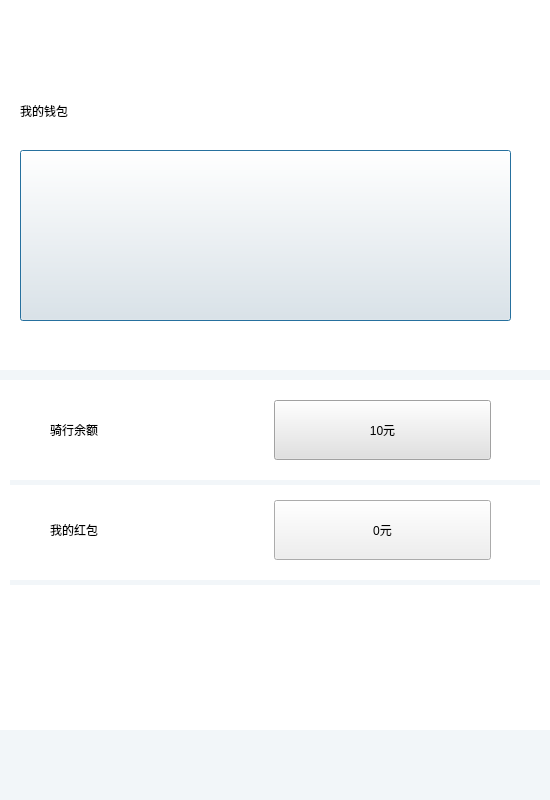
<?xml version="1.0" encoding="UTF-8"?>
<ui version="4.0">
 <class>MoneyDialog</class>
 <widget class="QDialog" name="MoneyDialog">
  <property name="geometry">
   <rect>
    <x>0</x>
    <y>0</y>
    <width>550</width>
    <height>800</height>
   </rect>
  </property>
  <property name="windowTitle">
   <string>我的钱包</string>
  </property>
  <widget class="QLabel" name="backgroundLabel">
   <property name="geometry">
    <rect>
     <x>0</x>
     <y>0</y>
     <width>550</width>
     <height>800</height>
    </rect>
   </property>
   <property name="styleSheet">
    <string notr="true">background-color: rgb(255, 255, 255);</string>
   </property>
   <property name="text">
    <string/>
   </property>
  </widget>
  <widget class="QLabel" name="label_2">
   <property name="geometry">
    <rect>
     <x>20</x>
     <y>90</y>
     <width>151</width>
     <height>41</height>
    </rect>
   </property>
   <property name="styleSheet">
    <string notr="true">font: 16pt &quot;黑体&quot;;</string>
   </property>
   <property name="text">
    <string>我的钱包</string>
   </property>
  </widget>
  <widget class="QPushButton" name="monthCardButton">
   <property name="geometry">
    <rect>
     <x>20</x>
     <y>150</y>
     <width>491</width>
     <height>171</height>
    </rect>
   </property>
   <property name="layoutDirection">
    <enum>Qt::LeftToRight</enum>
   </property>
   <property name="text">
    <string/>
   </property>
  </widget>
  <widget class="QLabel" name="label">
   <property name="geometry">
    <rect>
     <x>0</x>
     <y>370</y>
     <width>550</width>
     <height>10</height>
    </rect>
   </property>
   <property name="styleSheet">
    <string notr="true">background-color: rgb(242, 246, 249);</string>
   </property>
   <property name="text">
    <string/>
   </property>
  </widget>
  <widget class="QLabel" name="label_3">
   <property name="geometry">
    <rect>
     <x>10</x>
     <y>480</y>
     <width>530</width>
     <height>5</height>
    </rect>
   </property>
   <property name="styleSheet">
    <string notr="true">background-color: rgb(242, 246, 249);</string>
   </property>
   <property name="text">
    <string/>
   </property>
  </widget>
  <widget class="QWidget" name="horizontalLayoutWidget">
   <property name="geometry">
    <rect>
     <x>10</x>
     <y>390</y>
     <width>521</width>
     <height>80</height>
    </rect>
   </property>
   <layout class="QHBoxLayout" name="horizontalLayout">
    <item>
     <spacer name="horizontalSpacer">
      <property name="orientation">
       <enum>Qt::Horizontal</enum>
      </property>
      <property name="sizeType">
       <enum>QSizePolicy::Fixed</enum>
      </property>
      <property name="sizeHint" stdset="0">
       <size>
        <width>40</width>
        <height>20</height>
       </size>
      </property>
     </spacer>
    </item>
    <item>
     <widget class="QLabel" name="label_4">
      <property name="styleSheet">
       <string notr="true">font: 12pt &quot;黑体&quot;;</string>
      </property>
      <property name="text">
       <string>骑行余额</string>
      </property>
     </widget>
    </item>
    <item>
     <widget class="QPushButton" name="remainderButton">
      <property name="minimumSize">
       <size>
        <width>0</width>
        <height>60</height>
       </size>
      </property>
      <property name="styleSheet">
       <string notr="true">font: 11pt &quot;黑体&quot;;
background-color: rgb(225, 225, 225);</string>
      </property>
      <property name="text">
       <string>10元</string>
      </property>
     </widget>
    </item>
    <item>
     <spacer name="horizontalSpacer_3">
      <property name="orientation">
       <enum>Qt::Horizontal</enum>
      </property>
      <property name="sizeType">
       <enum>QSizePolicy::Fixed</enum>
      </property>
      <property name="sizeHint" stdset="0">
       <size>
        <width>40</width>
        <height>20</height>
       </size>
      </property>
     </spacer>
    </item>
   </layout>
  </widget>
  <widget class="QLabel" name="label_5">
   <property name="geometry">
    <rect>
     <x>0</x>
     <y>730</y>
     <width>550</width>
     <height>71</height>
    </rect>
   </property>
   <property name="styleSheet">
    <string notr="true">background-color: rgb(242, 246, 249);</string>
   </property>
   <property name="text">
    <string/>
   </property>
  </widget>
  <widget class="QLabel" name="label_6">
   <property name="geometry">
    <rect>
     <x>10</x>
     <y>580</y>
     <width>530</width>
     <height>5</height>
    </rect>
   </property>
   <property name="styleSheet">
    <string notr="true">background-color: rgb(242, 246, 249);</string>
   </property>
   <property name="text">
    <string/>
   </property>
  </widget>
  <widget class="QWidget" name="horizontalLayoutWidget_2">
   <property name="geometry">
    <rect>
     <x>10</x>
     <y>490</y>
     <width>521</width>
     <height>80</height>
    </rect>
   </property>
   <layout class="QHBoxLayout" name="horizontalLayout_2">
    <item>
     <spacer name="horizontalSpacer_2">
      <property name="orientation">
       <enum>Qt::Horizontal</enum>
      </property>
      <property name="sizeType">
       <enum>QSizePolicy::Fixed</enum>
      </property>
      <property name="sizeHint" stdset="0">
       <size>
        <width>40</width>
        <height>20</height>
       </size>
      </property>
     </spacer>
    </item>
    <item>
     <widget class="QLabel" name="label_7">
      <property name="styleSheet">
       <string notr="true">font: 12pt &quot;黑体&quot;;</string>
      </property>
      <property name="text">
       <string>我的红包</string>
      </property>
     </widget>
    </item>
    <item>
     <widget class="QPushButton" name="redPacketButton">
      <property name="minimumSize">
       <size>
        <width>0</width>
        <height>60</height>
       </size>
      </property>
      <property name="styleSheet">
       <string notr="true">font: 11pt &quot;黑体&quot;;
selection-background-color: rgb(234, 234, 234);</string>
      </property>
      <property name="text">
       <string>0元</string>
      </property>
     </widget>
    </item>
    <item>
     <spacer name="horizontalSpacer_4">
      <property name="orientation">
       <enum>Qt::Horizontal</enum>
      </property>
      <property name="sizeType">
       <enum>QSizePolicy::Fixed</enum>
      </property>
      <property name="sizeHint" stdset="0">
       <size>
        <width>40</width>
        <height>20</height>
       </size>
      </property>
     </spacer>
    </item>
   </layout>
  </widget>
 </widget>
 <resources/>
 <connections/>
</ui>
